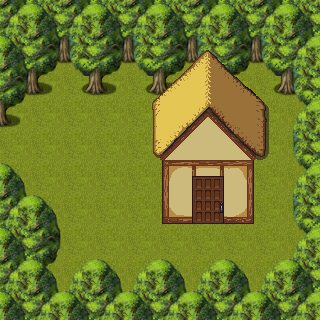

The image is a tile-based game level rendered from a .tmx file. Its description and source (layers, tilesets, objects; grid data summarised) follow:
An orthogonal 10x10 tile map with 32x32 px tiles, 3 tile layers (ground1, ground2, terrain1), 5 tilesets and 11 objects (portal1, portal2, ITEM).

<map version="1.0" tiledversion="1.0.3" orientation="orthogonal" renderorder="right-up" width="10" height="10" tilewidth="32" tileheight="32" nextobjectid="12">
 <properties>
  <property name="music" value="THEME_FOREST" />
 </properties>
 <tileset firstgid="1" source="Celianna_TileA2.tsx" />
 <tileset firstgid="481" source="spring_E2_Candacis.tsx" />
 <tileset firstgid="737" source="cottage.tsx" />
 <tileset firstgid="993" source="cottage_roof.tsx" />
 <tileset firstgid="1249" source="terrain.tsx" />
 <layer name="ground1" width="10" height="10">
  <data>[100 cells, 100 non-empty, 1 distinct tile ids]</data>
 </layer>
 <layer name="ground2" width="10" height="10">
  <data>[100 cells, 67 non-empty, 31 distinct tile ids]</data>
 </layer>
 <layer name="terrain1" width="10" height="10">
  <data>[100 cells, 30 non-empty, 24 distinct tile ids]</data>
 </layer>
 <objectgroup name="collision">
  <object id="3" x="0" y="-1" width="319" height="96" />
  <object id="4" x="-5" y="286.667" width="327" height="32.3333" />
  <object id="5" x="288.667" y="49.3333" width="32" height="266" />
  <object id="6" x="162" y="225.333">
   <polygon points="0,0 92,0 91.3333,-90.6667 52.6667,-131.333 38.6667,-131.333 0,-94" />
  </object>
  <object id="7" x="0.666667" y="194">
   <polygon points="-2,-12.6667 24,-5.33333 38,1.33333 59.3333,24 60,110.667 -0.666667,104" />
  </object>
  <object id="8" x="-0.666667" y="130">
   <polygon points="0,0 13.3333,-0.666667 31.3333,-35.3333 30,-112.667 0,-112.667" />
  </object>
 </objectgroup>
 <objectgroup name="interactions">
  <object id="1" name="portal1" gid="1294" x="5.33333" y="170.333" width="32" height="32" />
  <object id="2" name="portal2" gid="1294" x="193" y="230.333" width="32" height="32" />
 </objectgroup>
 <objectgroup name="zindex">
  <object id="9" x="-2" y="162">
   <polygon points="0,0 12,-0.666667 34,28.6667 32.6667,106 1.33333,108.667" />
  </object>
  <object id="10" x="151.333" y="96">
   <polygon points="0,0 0.666667,125.333 122.667,123.333 122,6.66667 56.6667,-56.6667" />
  </object>
 </objectgroup>
 <objectgroup name="items">
  <object id="11" name="KeyWood" type="ITEM" gid="1294" x="258" y="161.334" width="32" height="32" />
 </objectgroup>
</map>
